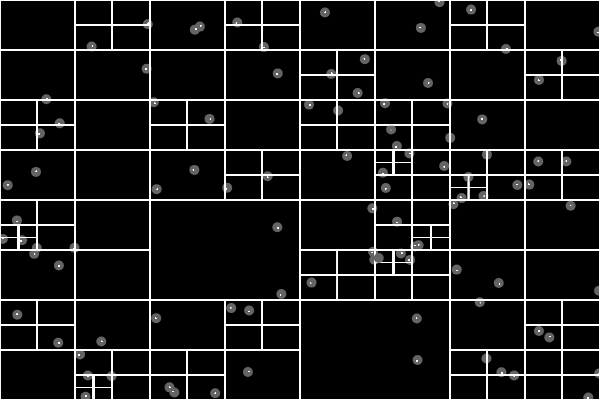
Frame 1 (no input)
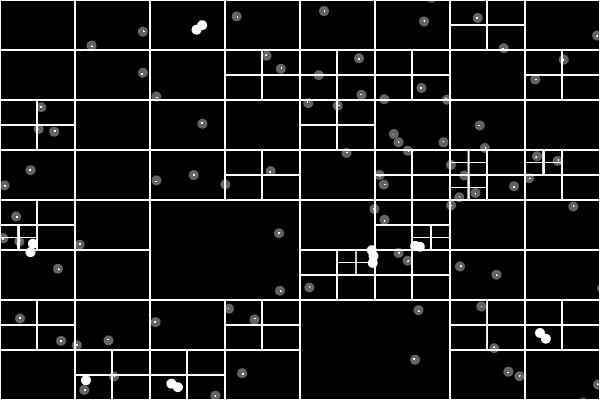
Frame 60 (no input)
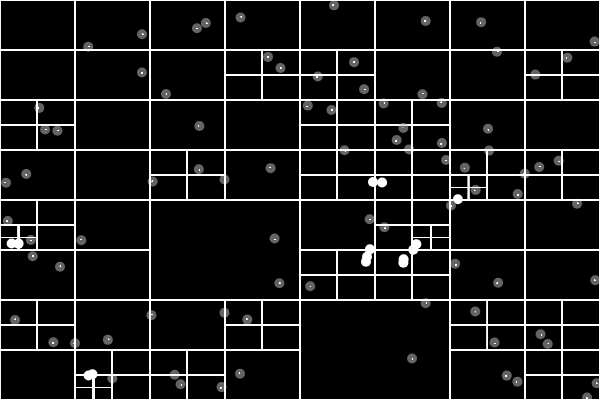
Frame 120 (the mouse pressed at the canvas centre since frame 60)

The p5.js sketch that drew these frames (run headless with seeded random() and noise() and a simulated clock; from frame 60 on, the mouse is pressed at the canvas centre):

// p5.js sketch
// ── sketch.js
let particles = [];
let qtree;

function setup() {
  // put setup code here
  createCanvas(600, 400);
  for (let i = 0; i < 100; i++) {
    particles[i] = new Particle(random(width), random(height),5);
  }
}

 
function draw() {
  background(0);
  let boundary = new Rectangle(300,200,300,200)
  qtree = new QuadTree(boundary, 1);
  for (let p of particles) {
    let point = new Point(p.x, p.y, p);
    qtree.insert(point);
    qtree.show();
    p.move();
    p.render();
    p.setHighlight(false);
  }    

  for (let p of particles) {
    let range = new Circle(p.x, p.y, p.r*2);
    let points = qtree.query(range);
    for (let point of points) {
      let other = point.userData;
      if (p !== other && p.intersects(other)) {
        p.setHighlight(true);
      }
    }
  }
}


// ── QuadTree.js
class Point {
    constructor(x,y, userData) {
        this.x = x;
        this.y = y;
        this.userData = userData;
    }
}

// circle class for a circle shaped query
class Circle {
    constructor(x,y,r){
        this.x = x;
        this.y = y;
        this.r = r;
        this.rSquared = this.r * this.r;
    }

    contains(point){
        // return true if inside this circle
        let d = Math.pow((point.x - this.x), 2) + Math.pow((point.y - this.y), 2);
        return d <= this.rSquared;        
    }

    intersects(range) {
        let xDist = Math.abs(range.x - this.x);
        let yDist = Math.abs(range.y - this.y);

        //radius of the circle
        let r = this.r;

        let w = range.w / 2;
        let h = range.h / 2;

        let edges = Math.pow((xDist - w), 2) + Math.pow((yDist - h), 2);

        // no intersection
        if (xDist > (r +  w) || yDist > (r + h))
            return false; 

        // intersection within the circle
        if (xDist <= w || ydist <= h)
            return true;
        
        // intersection on the edge of the circle
        return edges <= this.rSquared;

    }


}

class Rectangle {
    // x,y are the center of the square
    // halfW, halfH is half the width or half the height
    constructor(x,y,halfW,halfH) {
        this.x = x;
        this.y = y;
        this.halfW = halfW;
        this.halfH = halfH;
    }

    contains(point){
        // return true if inside this rectangle
        return(point.x >= this.x - this.halfW &&
            point.x <= this.x + this.halfW &&
            point.y >= this.y - this.halfH &&
            point.y <= this.y + this.halfH);
    }

    intersects(range){
        return !(range.x - range.halfW > this.x + this.halfW ||
            range.x + range.halfW < this.x - this.halfW ||
            range.y - range.halfH > this.y + this.halfH ||
            range.y + range.halfH < this.y - this.halfH)
    }
}

class QuadTree {
    constructor (boundary, n) {
        this.boundary = boundary;
        this.capacity = n
        this.points = [];
        this.divided = false;
    }

    insert(point) {

        if (!this.boundary.contains(point)) {
            return false;
        }

        if(this.points.length < this.capacity){
            this.points.push(point);
            return true;
        } else {
            if (!this.divided) {
                this.subdivide();
                this.divided = true;
            }
            if (this.northeast.insert(point)) {
                return true;
            } else if (this.northwest.insert(point)){
                return true;
            } else if (this.southeast.insert(point)){
                return true;
            } else if (this.southwest.insert(point)) {
                return true;
            }
        }
    }

    subdivide(){
        let x = this.boundary.x
        let y = this.boundary.y
        let halfW = this.boundary.halfW
        let halfH = this.boundary.halfH
    
        let ne = new Rectangle(x + halfW/2, y - halfH/2, halfW/2, halfH / 2)
        this.northeast = new QuadTree(ne,this.capacity);        
        let nw = new Rectangle(x - halfW /2, y - halfH/2, halfW/2, halfH / 2)
        this.northwest = new QuadTree(nw, this.capacity);        
        let se = new Rectangle(x + halfW /2, y + halfH/2, halfW/2, halfH / 2)
        this.southeast = new QuadTree(se, this.capacity);        
        let sw = new Rectangle(x - halfW /2, y + halfH/2, halfW/2, halfH / 2)
        this.southwest = new QuadTree(sw, this.capacity);        

    }

    query(range, found){
        if (!found){
            found = [];
        }
        if (!this.boundary.intersects(range)){
            // empty array
            return found;
        } else {
            for (let p of this.points) {
                if (range.contains(p)) {
                    found.push(p);
                }
            }
            if (this.divided) {
                this.northwest.query(range, found);
                this.northeast.query(range, found);
                this.southwest.query(range, found);
                this.southeast.query(range, found);
            }
            return found;
        }
        return found;
    }

    show(){
        push();
        stroke(255);
        strokeWeight(1);
        noFill();
        rectMode(CENTER);
        rect(this.boundary.x, this.boundary.y, this.boundary.halfW * 2, this.boundary.halfH * 2);
        if (this.divided) {
            this.northeast.show();
            this.northwest.show();
            this.southeast.show();
            this.southwest.show();
        }
        for (let p of this.points) {
            strokeWeight(1);
            point(p.x, p.y);
        }
        pop();
    }
}
// ── particle.js

class Particle {
    constructor (x,y,r) {
        this.x = x;
        this.y = y;
        this.r = r;
        this.highlight = false;
    }

    intersects(other){
        let d = dist(this.x, this.y, other.x, other.y);
        return (d < (this.r + other.r));

    }

    setHighlight(value) {
        this.highlight = value;
    }

    move() {
        this.x += random(-1, 1);
        this.y += random(-1, 1);
    }

    render() {
        noStroke();
        if (this.highlight) {
            fill(255);
        } else {
            fill(100);
        }
        ellipse(this.x, this.y, this.r*2);
    }
}
